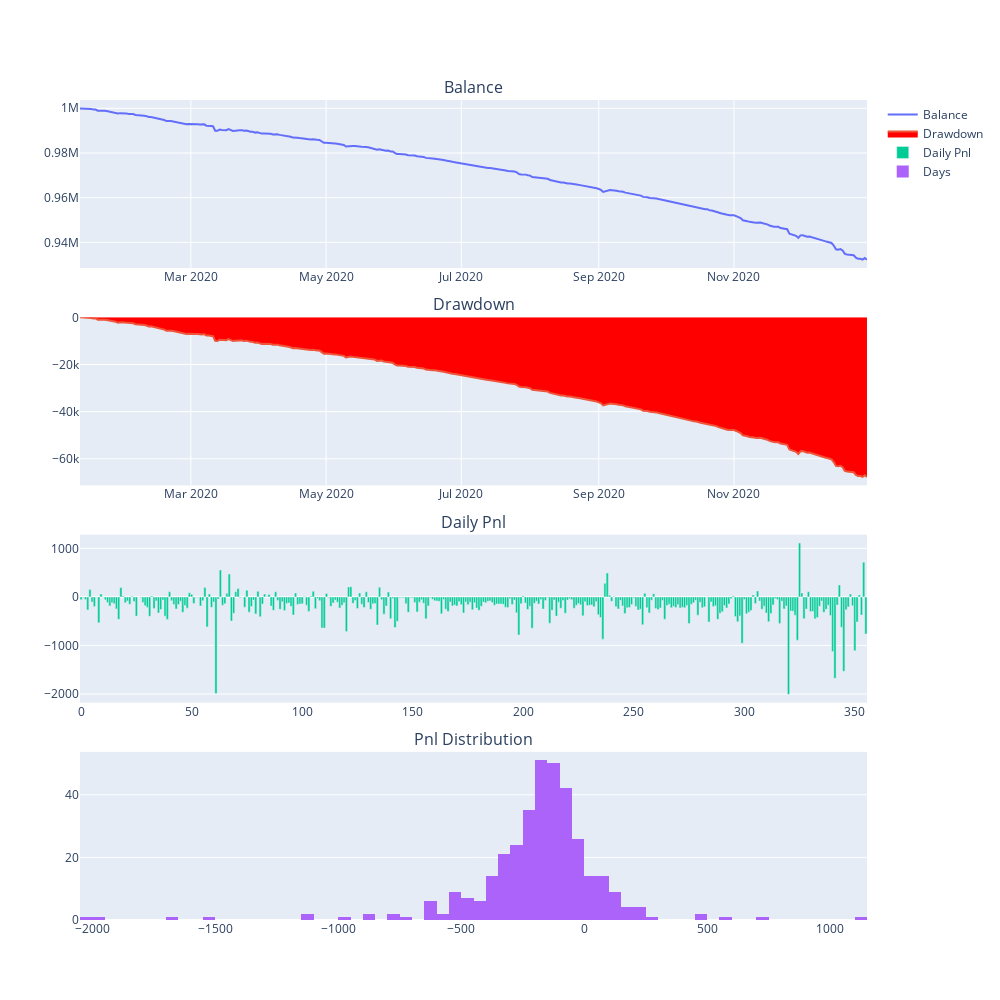

Here is the notebook cell this chart was saved with:
### Code cell
engine.show_chart()

### Figure 1 — Plotly figure (JSON) as saved in the notebook; plotly's stock layout.template omitted (floating-point values rounded to 4 significant figures; data arrays with more than 128 entries replaced by an {"elided": "..."} marker saying what was removed)
{"data": [{"mode": "lines", "name": "Balance", "type": "scatter", "x": {"elided": "356 str values"}, "xaxis": "x", "y": {"elided": "356 float values"}, "yaxis": "y"}, {"fill": "tozeroy", "fillcolor": "red", "mode": "lines", "name": "Drawdown", "type": "scatter", "x": {"elided": "356 str values"}, "xaxis": "x2", "y": {"elided": "356 float values"}, "yaxis": "y2"}, {"name": "Daily Pnl", "type": "bar", "xaxis": "x3", "y": {"elided": "356 float values"}, "yaxis": "y3"}, {"name": "Days", "nbinsx": 100, "type": "histogram", "x": {"elided": "356 float values"}, "xaxis": "x4", "yaxis": "y4"}], "layout": {"annotations": [{"font": {"size": 16}, "showarrow": false, "text": "Balance", "x": 0.5, "xanchor": "center", "xref": "paper", "y": 1, "yanchor": "bottom", "yref": "paper"}, {"font": {"size": 16}, "showarrow": false, "text": "Drawdown", "x": 0.5, "xanchor": "center", "xref": "paper", "y": 0.735, "yanchor": "bottom", "yref": "paper"}, {"font": {"size": 16}, "showarrow": false, "text": "Daily Pnl", "x": 0.5, "xanchor": "center", "xref": "paper", "y": 0.47, "yanchor": "bottom", "yref": "paper"}, {"font": {"size": 16}, "showarrow": false, "text": "Pnl Distribution", "x": 0.5, "xanchor": "center", "xref": "paper", "y": 0.205, "yanchor": "bottom", "yref": "paper"}], "height": 1000, "width": 1000, "xaxis": {"anchor": "y", "domain": [0, 1]}, "xaxis2": {"anchor": "y2", "domain": [0, 1]}, "xaxis3": {"anchor": "y3", "domain": [0, 1]}, "xaxis4": {"anchor": "y4", "domain": [0, 1]}, "yaxis": {"anchor": "x", "domain": [0.795, 1]}, "yaxis2": {"anchor": "x2", "domain": [0.53, 0.735]}, "yaxis3": {"anchor": "x3", "domain": [0.265, 0.47]}, "yaxis4": {"anchor": "x4", "domain": [0, 0.205]}}}
